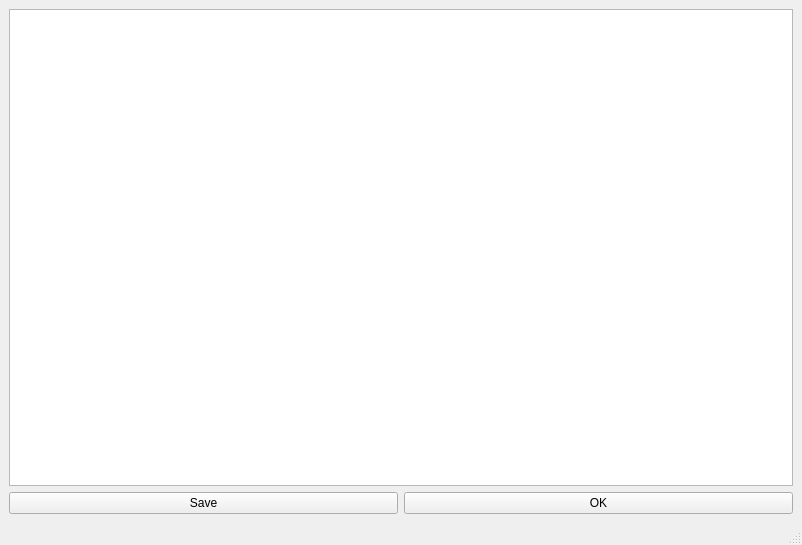
<?xml version="1.0" encoding="UTF-8"?>
<ui version="4.0">
 <class>ErrorWindow</class>
 <widget class="QMainWindow" name="ErrorWindow">
  <property name="windowModality">
   <enum>Qt::WindowModal</enum>
  </property>
  <property name="geometry">
   <rect>
    <x>0</x>
    <y>0</y>
    <width>802</width>
    <height>545</height>
   </rect>
  </property>
  <property name="windowTitle">
   <string>Error Window</string>
  </property>
  <widget class="QWidget" name="centralwidget">
   <layout class="QVBoxLayout" name="verticalLayout">
    <item>
     <widget class="QListWidget" name="listWidget">
      <property name="frameShape">
       <enum>QFrame::StyledPanel</enum>
      </property>
      <property name="alternatingRowColors">
       <bool>true</bool>
      </property>
      <property name="movement">
       <enum>QListView::Static</enum>
      </property>
      <property name="resizeMode">
       <enum>QListView::Fixed</enum>
      </property>
      <property name="viewMode">
       <enum>QListView::IconMode</enum>
      </property>
     </widget>
    </item>
    <item>
     <layout class="QHBoxLayout" name="horizontalLayout">
      <item>
       <widget class="QPushButton" name="btnSave">
        <property name="text">
         <string>Save</string>
        </property>
       </widget>
      </item>
      <item>
       <widget class="QPushButton" name="btnOk">
        <property name="text">
         <string>OK</string>
        </property>
       </widget>
      </item>
     </layout>
    </item>
   </layout>
  </widget>
  <widget class="QMenuBar" name="menubar">
   <property name="geometry">
    <rect>
     <x>0</x>
     <y>0</y>
     <width>802</width>
     <height>25</height>
    </rect>
   </property>
  </widget>
  <widget class="QStatusBar" name="statusbar"/>
 </widget>
 <resources/>
 <connections/>
</ui>
